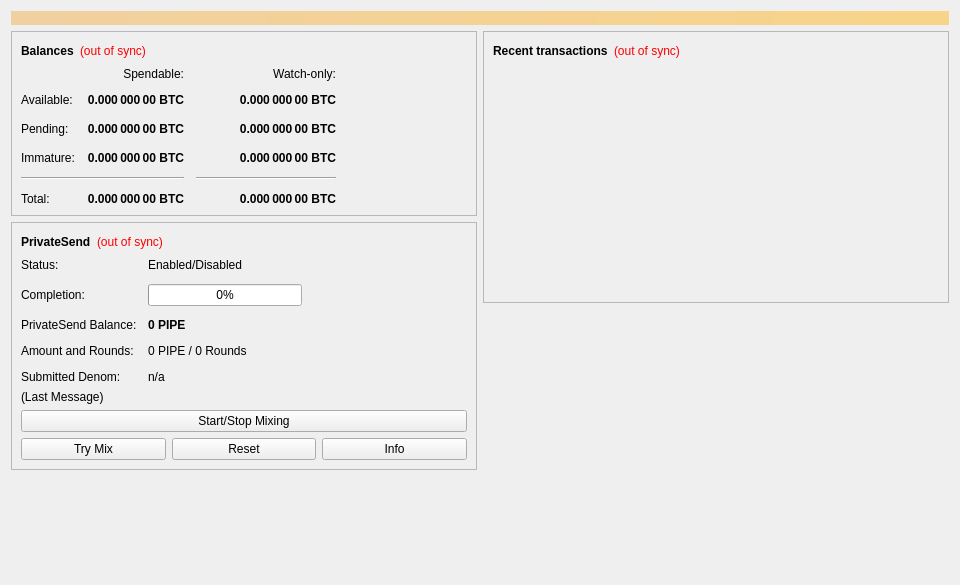
<?xml version="1.0" encoding="UTF-8"?>
<ui version="4.0">
 <class>OverviewPage</class>
 <widget class="QWidget" name="OverviewPage">
  <property name="geometry">
   <rect>
    <x>0</x>
    <y>0</y>
    <width>960</width>
    <height>585</height>
   </rect>
  </property>
  <property name="minimumSize">
   <size>
    <width>960</width>
    <height>0</height>
   </size>
  </property>
  <property name="windowTitle">
   <string>Form</string>
  </property>
  <layout class="QVBoxLayout" name="topLayout">
   <item>
    <widget class="QLabel" name="labelAlerts">
     <property name="visible">
      <bool>false</bool>
     </property>
     <property name="styleSheet">
      <string notr="true">background-color: qlineargradient(x1: 0, y1: 0, x2: 1, y2: 0, stop:0 #F0D0A0, stop:1 #F8D488); color:#000000;</string>
     </property>
     <property name="wordWrap">
      <bool>true</bool>
     </property>
     <property name="margin">
      <number>3</number>
     </property>
    </widget>
   </item>
   <item>
    <layout class="QHBoxLayout" name="horizontalLayout" stretch="1,1">
     <item>
      <layout class="QVBoxLayout" name="verticalLayout_2">
       <item>
        <widget class="QFrame" name="frame">
         <property name="frameShape">
          <enum>QFrame::StyledPanel</enum>
         </property>
         <property name="frameShadow">
          <enum>QFrame::Raised</enum>
         </property>
         <layout class="QVBoxLayout" name="verticalLayout_4">
          <item>
           <layout class="QHBoxLayout" name="horizontalLayout_4">
            <item>
             <widget class="QLabel" name="label_5">
              <property name="font">
               <font>
                <weight>75</weight>
                <bold>true</bold>
               </font>
              </property>
              <property name="text">
               <string>Balances</string>
              </property>
             </widget>
            </item>
            <item>
             <widget class="QLabel" name="labelWalletStatus">
              <property name="toolTip">
               <string>The displayed information may be out of date. Your wallet automatically synchronizes with the Pipe network after a connection is established, but this process has not completed yet.</string>
              </property>
              <property name="styleSheet">
               <string notr="true">QLabel { color: red; }</string>
              </property>
              <property name="text">
               <string notr="true">(out of sync)</string>
              </property>
              <property name="alignment">
               <set>Qt::AlignLeading|Qt::AlignLeft|Qt::AlignVCenter</set>
              </property>
             </widget>
            </item>
            <item>
             <spacer name="horizontalSpacer_3">
              <property name="orientation">
               <enum>Qt::Horizontal</enum>
              </property>
              <property name="sizeHint" stdset="0">
               <size>
                <width>40</width>
                <height>20</height>
               </size>
              </property>
             </spacer>
            </item>
           </layout>
          </item>
          <item>
           <layout class="QGridLayout" name="gridLayout">
            <property name="spacing">
             <number>12</number>
            </property>
            <item row="2" column="2">
             <widget class="QLabel" name="labelWatchPending">
              <property name="font">
               <font>
                <weight>75</weight>
                <bold>true</bold>
               </font>
              </property>
              <property name="cursor">
               <cursorShape>IBeamCursor</cursorShape>
              </property>
              <property name="toolTip">
               <string>Unconfirmed transactions to watch-only addresses</string>
              </property>
              <property name="text">
               <string notr="true">0.000 000 00 BTC</string>
              </property>
              <property name="alignment">
               <set>Qt::AlignRight|Qt::AlignTrailing|Qt::AlignVCenter</set>
              </property>
              <property name="textInteractionFlags">
               <set>Qt::LinksAccessibleByMouse|Qt::TextSelectableByKeyboard|Qt::TextSelectableByMouse</set>
              </property>
             </widget>
            </item>
            <item row="2" column="1">
             <widget class="QLabel" name="labelUnconfirmed">
              <property name="font">
               <font>
                <weight>75</weight>
                <bold>true</bold>
               </font>
              </property>
              <property name="cursor">
               <cursorShape>IBeamCursor</cursorShape>
              </property>
              <property name="toolTip">
               <string>Total of transactions that have yet to be confirmed, and do not yet count toward the spendable balance</string>
              </property>
              <property name="text">
               <string notr="true">0.000 000 00 BTC</string>
              </property>
              <property name="alignment">
               <set>Qt::AlignRight|Qt::AlignTrailing|Qt::AlignVCenter</set>
              </property>
              <property name="textInteractionFlags">
               <set>Qt::LinksAccessibleByMouse|Qt::TextSelectableByKeyboard|Qt::TextSelectableByMouse</set>
              </property>
             </widget>
            </item>
            <item row="3" column="2">
             <widget class="QLabel" name="labelWatchImmature">
              <property name="font">
               <font>
                <weight>75</weight>
                <bold>true</bold>
               </font>
              </property>
              <property name="cursor">
               <cursorShape>IBeamCursor</cursorShape>
              </property>
              <property name="toolTip">
               <string>Mined balance in watch-only addresses that has not yet matured</string>
              </property>
              <property name="text">
               <string notr="true">0.000 000 00 BTC</string>
              </property>
              <property name="alignment">
               <set>Qt::AlignRight|Qt::AlignTrailing|Qt::AlignVCenter</set>
              </property>
              <property name="textInteractionFlags">
               <set>Qt::LinksAccessibleByMouse|Qt::TextSelectableByKeyboard|Qt::TextSelectableByMouse</set>
              </property>
             </widget>
            </item>
            <item row="4" column="0" colspan="2">
             <widget class="Line" name="lineSpendableBalance">
              <property name="orientation">
               <enum>Qt::Horizontal</enum>
              </property>
             </widget>
            </item>
            <item row="4" column="2">
             <widget class="Line" name="lineWatchBalance">
              <property name="sizePolicy">
               <sizepolicy hsizetype="Preferred" vsizetype="Fixed">
                <horstretch>0</horstretch>
                <verstretch>0</verstretch>
               </sizepolicy>
              </property>
              <property name="minimumSize">
               <size>
                <width>140</width>
                <height>0</height>
               </size>
              </property>
              <property name="orientation">
               <enum>Qt::Horizontal</enum>
              </property>
             </widget>
            </item>
            <item row="5" column="0">
             <widget class="QLabel" name="labelTotalText">
              <property name="text">
               <string>Total:</string>
              </property>
             </widget>
            </item>
            <item row="3" column="1">
             <widget class="QLabel" name="labelImmature">
              <property name="font">
               <font>
                <weight>75</weight>
                <bold>true</bold>
               </font>
              </property>
              <property name="cursor">
               <cursorShape>IBeamCursor</cursorShape>
              </property>
              <property name="toolTip">
               <string>Mined balance that has not yet matured</string>
              </property>
              <property name="text">
               <string notr="true">0.000 000 00 BTC</string>
              </property>
              <property name="alignment">
               <set>Qt::AlignRight|Qt::AlignTrailing|Qt::AlignVCenter</set>
              </property>
              <property name="textInteractionFlags">
               <set>Qt::LinksAccessibleByMouse|Qt::TextSelectableByKeyboard|Qt::TextSelectableByMouse</set>
              </property>
             </widget>
            </item>
            <item row="2" column="3">
             <spacer name="horizontalSpacer_2">
              <property name="orientation">
               <enum>Qt::Horizontal</enum>
              </property>
              <property name="sizeHint" stdset="0">
               <size>
                <width>40</width>
                <height>20</height>
               </size>
              </property>
             </spacer>
            </item>
            <item row="3" column="0">
             <widget class="QLabel" name="labelImmatureText">
              <property name="text">
               <string>Immature:</string>
              </property>
             </widget>
            </item>
            <item row="5" column="1">
             <widget class="QLabel" name="labelTotal">
              <property name="font">
               <font>
                <weight>75</weight>
                <bold>true</bold>
               </font>
              </property>
              <property name="cursor">
               <cursorShape>IBeamCursor</cursorShape>
              </property>
              <property name="toolTip">
               <string>Your current total balance</string>
              </property>
              <property name="text">
               <string notr="true">0.000 000 00 BTC</string>
              </property>
              <property name="alignment">
               <set>Qt::AlignRight|Qt::AlignTrailing|Qt::AlignVCenter</set>
              </property>
              <property name="textInteractionFlags">
               <set>Qt::LinksAccessibleByMouse|Qt::TextSelectableByKeyboard|Qt::TextSelectableByMouse</set>
              </property>
             </widget>
            </item>
            <item row="5" column="2">
             <widget class="QLabel" name="labelWatchTotal">
              <property name="font">
               <font>
                <weight>75</weight>
                <bold>true</bold>
               </font>
              </property>
              <property name="cursor">
               <cursorShape>IBeamCursor</cursorShape>
              </property>
              <property name="toolTip">
               <string>Current total balance in watch-only addresses</string>
              </property>
              <property name="text">
               <string notr="true">0.000 000 00 BTC</string>
              </property>
              <property name="alignment">
               <set>Qt::AlignRight|Qt::AlignTrailing|Qt::AlignVCenter</set>
              </property>
              <property name="textInteractionFlags">
               <set>Qt::LinksAccessibleByMouse|Qt::TextSelectableByKeyboard|Qt::TextSelectableByMouse</set>
              </property>
             </widget>
            </item>
            <item row="0" column="2">
             <widget class="QLabel" name="labelWatchonly">
              <property name="text">
               <string>Watch-only:</string>
              </property>
              <property name="alignment">
               <set>Qt::AlignRight|Qt::AlignTrailing|Qt::AlignVCenter</set>
              </property>
             </widget>
            </item>
            <item row="1" column="0">
             <widget class="QLabel" name="labelBalanceText">
              <property name="text">
               <string>Available:</string>
              </property>
             </widget>
            </item>
            <item row="1" column="1">
             <widget class="QLabel" name="labelBalance">
              <property name="font">
               <font>
                <weight>75</weight>
                <bold>true</bold>
               </font>
              </property>
              <property name="cursor">
               <cursorShape>IBeamCursor</cursorShape>
              </property>
              <property name="toolTip">
               <string>Your current spendable balance</string>
              </property>
              <property name="text">
               <string notr="true">0.000 000 00 BTC</string>
              </property>
              <property name="alignment">
               <set>Qt::AlignRight|Qt::AlignTrailing|Qt::AlignVCenter</set>
              </property>
              <property name="textInteractionFlags">
               <set>Qt::LinksAccessibleByMouse|Qt::TextSelectableByKeyboard|Qt::TextSelectableByMouse</set>
              </property>
             </widget>
            </item>
            <item row="1" column="2">
             <widget class="QLabel" name="labelWatchAvailable">
              <property name="font">
               <font>
                <weight>75</weight>
                <bold>true</bold>
               </font>
              </property>
              <property name="cursor">
               <cursorShape>IBeamCursor</cursorShape>
              </property>
              <property name="toolTip">
               <string>Your current balance in watch-only addresses</string>
              </property>
              <property name="text">
               <string notr="true">0.000 000 00 BTC</string>
              </property>
              <property name="alignment">
               <set>Qt::AlignRight|Qt::AlignTrailing|Qt::AlignVCenter</set>
              </property>
              <property name="textInteractionFlags">
               <set>Qt::LinksAccessibleByMouse|Qt::TextSelectableByKeyboard|Qt::TextSelectableByMouse</set>
              </property>
             </widget>
            </item>
            <item row="2" column="0">
             <widget class="QLabel" name="labelPendingText">
              <property name="text">
               <string>Pending:</string>
              </property>
             </widget>
            </item>
            <item row="0" column="1">
             <widget class="QLabel" name="labelSpendable">
              <property name="text">
               <string>Spendable:</string>
              </property>
              <property name="alignment">
               <set>Qt::AlignRight|Qt::AlignTrailing|Qt::AlignVCenter</set>
              </property>
             </widget>
            </item>
           </layout>
          </item>
         </layout>
        </widget>
       </item>
       <item>
        <widget class="QFrame" name="framePrivateSend">
         <property name="layoutDirection">
          <enum>Qt::LeftToRight</enum>
         </property>
         <property name="frameShape">
          <enum>QFrame::StyledPanel</enum>
         </property>
         <property name="frameShadow">
          <enum>QFrame::Raised</enum>
         </property>
         <layout class="QVBoxLayout" name="VerticalLayout_PS1">
          <item>
           <layout class="QHBoxLayout" name="horizontalLayout_5">
            <item>
             <widget class="QLabel" name="labelPrivateSendHeader">
              <property name="font">
               <font>
                <weight>75</weight>
                <bold>true</bold>
               </font>
              </property>
              <property name="text">
               <string>PrivateSend</string>
              </property>
             </widget>
            </item>
            <item>
             <widget class="QLabel" name="labelPrivateSendSyncStatus">
              <property name="toolTip">
               <string>The displayed information may be out of date. Your wallet automatically synchronizes with the Pipe network after a connection is established, but this process has not completed yet.</string>
              </property>
              <property name="styleSheet">
               <string notr="true">QLabel { color: red; }</string>
              </property>
              <property name="text">
               <string notr="true">(out of sync)</string>
              </property>
              <property name="alignment">
               <set>Qt::AlignLeading|Qt::AlignLeft|Qt::AlignVCenter</set>
              </property>
             </widget>
            </item>
            <item>
             <spacer name="horizontalSpacer_4">
              <property name="orientation">
               <enum>Qt::Horizontal</enum>
              </property>
              <property name="sizeHint" stdset="0">
               <size>
                <width>40</width>
                <height>20</height>
               </size>
              </property>
             </spacer>
            </item>
           </layout>
          </item>
          <item>
           <layout class="QFormLayout" name="privateSendFormLayout">
            <property name="fieldGrowthPolicy">
             <enum>QFormLayout::AllNonFixedFieldsGrow</enum>
            </property>
            <property name="horizontalSpacing">
             <number>11</number>
            </property>
            <property name="verticalSpacing">
             <number>12</number>
            </property>
            <item row="0" column="0">
             <widget class="QLabel" name="labelPrivateSendEnabledText">
              <property name="text">
               <string>Status:</string>
              </property>
             </widget>
            </item>
            <item row="0" column="1">
             <widget class="QLabel" name="labelPrivateSendEnabled">
              <property name="text">
               <string>Enabled/Disabled</string>
              </property>
             </widget>
            </item>
            <item row="1" column="0">
             <widget class="QLabel" name="labelCompletitionText">
              <property name="text">
               <string>Completion:</string>
              </property>
             </widget>
            </item>
            <item row="1" column="1">
             <widget class="QProgressBar" name="privateSendProgress">
              <property name="maximumSize">
               <size>
                <width>154</width>
                <height>16777215</height>
               </size>
              </property>
              <property name="value">
               <number>0</number>
              </property>
             </widget>
            </item>
            <item row="2" column="0">
             <widget class="QLabel" name="labelAnonymizedText">
              <property name="text">
               <string>PrivateSend Balance:</string>
              </property>
             </widget>
            </item>
            <item row="2" column="1">
             <widget class="QLabel" name="labelAnonymized">
              <property name="font">
               <font>
                <weight>75</weight>
                <bold>true</bold>
               </font>
              </property>
              <property name="text">
               <string notr="true">0 PIPE</string>
              </property>
             </widget>
            </item>
            <item row="3" column="0">
             <widget class="QLabel" name="labelAmountAndRoundsText">
              <property name="text">
               <string>Amount and Rounds:</string>
              </property>
             </widget>
            </item>
            <item row="3" column="1">
             <widget class="QLabel" name="labelAmountRounds">
              <property name="text">
               <string>0 PIPE / 0 Rounds</string>
              </property>
             </widget>
            </item>
            <item row="4" column="0">
             <widget class="QLabel" name="labelSubmittedDenomText">
              <property name="text">
               <string>Submitted Denom:</string>
              </property>
             </widget>
            </item>
            <item row="4" column="1">
             <widget class="QLabel" name="labelSubmittedDenom">
              <property name="toolTip">
               <string>The denominations you submitted to the Masternode.&lt;br&gt;To mix, other users must submit the exact same denominations.</string>
              </property>
              <property name="text">
               <string>n/a</string>
              </property>
             </widget>
            </item>
           </layout>
          </item>
          <item>
           <layout class="QVBoxLayout" name="VerticalLayout_PS">
            <item>
             <widget class="QLabel" name="labelPrivateSendLastMessage">
              <property name="text">
               <string>(Last Message)</string>
              </property>
              <property name="alignment">
               <set>Qt::AlignLeading|Qt::AlignLeft|Qt::AlignTop</set>
              </property>
              <property name="wordWrap">
               <bool>true</bool>
              </property>
             </widget>
            </item>
            <item>
             <widget class="QPushButton" name="togglePrivateSend">
              <property name="sizePolicy">
               <sizepolicy hsizetype="MinimumExpanding" vsizetype="Fixed">
                <horstretch>0</horstretch>
                <verstretch>0</verstretch>
               </sizepolicy>
              </property>
              <property name="text">
               <string>Start/Stop Mixing</string>
              </property>
             </widget>
            </item>
            <item>
             <layout class="QHBoxLayout" name="horizontalLayout_debugbuttons">
              <item>
               <widget class="QPushButton" name="privateSendAuto">
                <property name="sizePolicy">
                 <sizepolicy hsizetype="MinimumExpanding" vsizetype="Fixed">
                  <horstretch>0</horstretch>
                  <verstretch>0</verstretch>
                 </sizepolicy>
                </property>
                <property name="toolTip">
                 <string>Try to manually submit a PrivateSend request.</string>
                </property>
                <property name="text">
                 <string>Try Mix</string>
                </property>
               </widget>
              </item>
              <item>
               <widget class="QPushButton" name="privateSendReset">
                <property name="sizePolicy">
                 <sizepolicy hsizetype="MinimumExpanding" vsizetype="Fixed">
                  <horstretch>0</horstretch>
                  <verstretch>0</verstretch>
                 </sizepolicy>
                </property>
                <property name="toolTip">
                 <string>Reset the current status of PrivateSend (can interrupt PrivateSend if it's in the process of Mixing, which can cost you money!)</string>
                </property>
                <property name="autoFillBackground">
                 <bool>false</bool>
                </property>
                <property name="text">
                 <string>Reset</string>
                </property>
               </widget>
              </item>
              <item>
               <widget class="QPushButton" name="privateSendInfo">
                <property name="sizePolicy">
                 <sizepolicy hsizetype="MinimumExpanding" vsizetype="Fixed">
                  <horstretch>0</horstretch>
                  <verstretch>0</verstretch>
                 </sizepolicy>
                </property>
                <property name="toolTip">
                 <string>Information about PrivateSend and Mixing</string>
                </property>
                <property name="text">
                 <string>Info</string>
                </property>
               </widget>
              </item>
             </layout>
            </item>
           </layout>
          </item>
         </layout>
        </widget>
       </item>
       <item>
        <spacer name="verticalSpacer">
         <property name="orientation">
          <enum>Qt::Vertical</enum>
         </property>
         <property name="sizeHint" stdset="0">
          <size>
           <width>20</width>
           <height>40</height>
          </size>
         </property>
        </spacer>
       </item>
      </layout>
     </item>
     <item>
      <layout class="QVBoxLayout" name="verticalLayout_3">
       <item>
        <widget class="QFrame" name="frame_2">
         <property name="frameShape">
          <enum>QFrame::StyledPanel</enum>
         </property>
         <property name="frameShadow">
          <enum>QFrame::Raised</enum>
         </property>
         <layout class="QVBoxLayout" name="verticalLayout">
          <item>
           <layout class="QHBoxLayout" name="horizontalLayout_2">
            <item>
             <widget class="QLabel" name="label_4">
              <property name="font">
               <font>
                <weight>75</weight>
                <bold>true</bold>
               </font>
              </property>
              <property name="text">
               <string>Recent transactions</string>
              </property>
             </widget>
            </item>
            <item>
             <widget class="QLabel" name="labelTransactionsStatus">
              <property name="toolTip">
               <string>The displayed information may be out of date. Your wallet automatically synchronizes with the Pipe network after a connection is established, but this process has not completed yet.</string>
              </property>
              <property name="styleSheet">
               <string notr="true">QLabel { color: red; }</string>
              </property>
              <property name="text">
               <string notr="true">(out of sync)</string>
              </property>
              <property name="alignment">
               <set>Qt::AlignLeading|Qt::AlignLeft|Qt::AlignVCenter</set>
              </property>
             </widget>
            </item>
            <item>
             <spacer name="horizontalSpacer">
              <property name="orientation">
               <enum>Qt::Horizontal</enum>
              </property>
              <property name="sizeHint" stdset="0">
               <size>
                <width>40</width>
                <height>20</height>
               </size>
              </property>
             </spacer>
            </item>
           </layout>
          </item>
          <item>
           <widget class="QListView" name="listTransactions">
            <property name="styleSheet">
             <string notr="true">QListView { background: transparent; }</string>
            </property>
            <property name="frameShape">
             <enum>QFrame::NoFrame</enum>
            </property>
            <property name="verticalScrollBarPolicy">
             <enum>Qt::ScrollBarAlwaysOff</enum>
            </property>
            <property name="horizontalScrollBarPolicy">
             <enum>Qt::ScrollBarAlwaysOff</enum>
            </property>
            <property name="selectionMode">
             <enum>QAbstractItemView::NoSelection</enum>
            </property>
           </widget>
          </item>
         </layout>
        </widget>
       </item>
       <item>
        <spacer name="verticalSpacer_2">
         <property name="orientation">
          <enum>Qt::Vertical</enum>
         </property>
         <property name="sizeHint" stdset="0">
          <size>
           <width>20</width>
           <height>40</height>
          </size>
         </property>
        </spacer>
       </item>
      </layout>
     </item>
    </layout>
   </item>
  </layout>
 </widget>
 <resources/>
 <connections/>
</ui>
